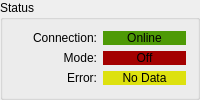
            <widget class="QGroupBox" name="groupBox_2">
             <property name="sizePolicy">
              <sizepolicy hsizetype="Preferred" vsizetype="Fixed">
               <horstretch>0</horstretch>
               <verstretch>0</verstretch>
              </sizepolicy>
             </property>
             <property name="title">
              <string>Status</string>
             </property>
             <layout class="QVBoxLayout" name="verticalLayout_2">
              <item>
               <layout class="QHBoxLayout" name="horizontalLayout_3">
                <item>
                 <widget class="QLabel" name="label">
                  <property name="sizePolicy">
                   <sizepolicy hsizetype="Preferred" vsizetype="Fixed">
                    <horstretch>0</horstretch>
                    <verstretch>0</verstretch>
                   </sizepolicy>
                  </property>
                  <property name="text">
                   <string>Connection:</string>
                  </property>
                  <property name="alignment">
                   <set>Qt::AlignRight|Qt::AlignTrailing|Qt::AlignVCenter</set>
                  </property>
                 </widget>
                </item>
                <item>
                 <widget class="QLabel" name="labelStatusConnection">
                  <property name="sizePolicy">
                   <sizepolicy hsizetype="Preferred" vsizetype="Fixed">
                    <horstretch>0</horstretch>
                    <verstretch>0</verstretch>
                   </sizepolicy>
                  </property>
                  <property name="styleSheet">
                   <string notr="true">background-color: rgb(78, 154, 6);</string>
                  </property>
                  <property name="text">
                   <string>Online</string>
                  </property>
                  <property name="alignment">
                   <set>Qt::AlignCenter</set>
                  </property>
                 </widget>
                </item>
               </layout>
              </item>
              <item>
               <layout class="QHBoxLayout" name="horizontalLayout_6">
                <item>
                 <widget class="QLabel" name="label_9">
                  <property name="sizePolicy">
                   <sizepolicy hsizetype="Preferred" vsizetype="Fixed">
                    <horstretch>0</horstretch>
                    <verstretch>0</verstretch>
                   </sizepolicy>
                  </property>
                  <property name="text">
                   <string>Mode:</string>
                  </property>
                  <property name="alignment">
                   <set>Qt::AlignRight|Qt::AlignTrailing|Qt::AlignVCenter</set>
                  </property>
                 </widget>
                </item>
                <item>
                 <widget class="QLabel" name="labelOperationalStatusMode">
                  <property name="sizePolicy">
                   <sizepolicy hsizetype="Preferred" vsizetype="Fixed">
                    <horstretch>0</horstretch>
                    <verstretch>0</verstretch>
                   </sizepolicy>
                  </property>
                  <property name="styleSheet">
                   <string notr="true">background-color: rgb(164,0,0);</string>
                  </property>
                  <property name="text">
                   <string>Off</string>
                  </property>
                  <property name="alignment">
                   <set>Qt::AlignCenter</set>
                  </property>
                 </widget>
                </item>
               </layout>
              </item>
              <item>
               <layout class="QHBoxLayout" name="horizontalLayout_4">
                <item>
                 <widget class="QLabel" name="label_3">
                  <property name="sizePolicy">
                   <sizepolicy hsizetype="Preferred" vsizetype="Fixed">
                    <horstretch>0</horstretch>
                    <verstretch>0</verstretch>
                   </sizepolicy>
                  </property>
                  <property name="text">
                   <string>Error:</string>
                  </property>
                  <property name="alignment">
                   <set>Qt::AlignRight|Qt::AlignTrailing|Qt::AlignVCenter</set>
                  </property>
                 </widget>
                </item>
                <item>
                 <widget class="QLabel" name="labelOperationalStatusError">
                  <property name="sizePolicy">
                   <sizepolicy hsizetype="Preferred" vsizetype="Fixed">
                    <horstretch>0</horstretch>
                    <verstretch>0</verstretch>
                   </sizepolicy>
                  </property>
                  <property name="styleSheet">
                   <string notr="true">background-color: rgb(221, 225, 15);</string>
                  </property>
                  <property name="text">
                   <string>No Data</string>
                  </property>
                  <property name="alignment">
                   <set>Qt::AlignCenter</set>
                  </property>
                 </widget>
                </item>
               </layout>
              </item>
             </layout>
            </widget>
